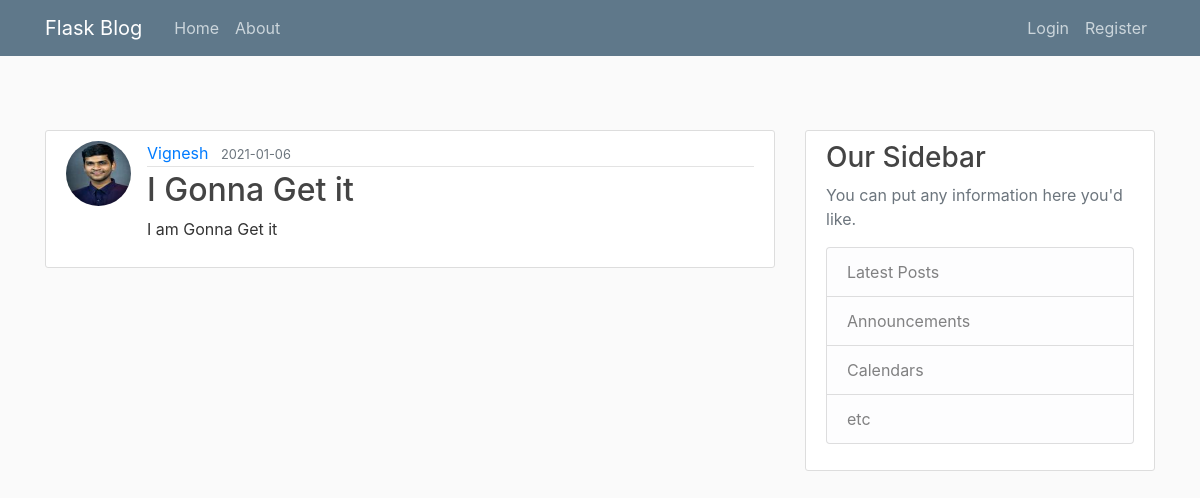
/post/6, run on the app's committed database.
### flaskblog/models.py (models this page shows, shortened)
class User(db.Model, UserMixin):
    id = db.Column(db.Integer, primary_key=True)
    username = db.Column(db.String(20), unique=True, nullable=False)
    email = db.Column(db.String(120), unique=True, nullable=False)
    image_file = db.Column(db.String(20), nullable=False, default="default.jpg")
    password = db.Column(db.String(60), nullable=False)
    posts = db.relationship("Post", backref="author", lazy=True)

class Post(db.Model):
    id = db.Column(db.Integer, primary_key=True)
    title = db.Column(db.String(100), unique=True, nullable=False)
    date_posted = db.Column(db.DateTime, nullable=False, default=datetime.utcnow)
    content = db.Column(db.Text, nullable=False)
    user_id = db.Column(db.Integer, db.ForeignKey("user.id"), nullable=False)

### flaskblog/posts/routes.py (the view)
@posts.route("/post/<int:post_id>")
def post(post_id):
    post = Post.query.get_or_404(post_id)
    return render_template("post.html", title=post.title, post=post)

### flaskblog/templates/post.html (shortened to what this page needs)
{% extends "layout.html" %}
{% block content %}
    <article class="media content-section">
        <img src="{{ url_for('static', filename='profile_pics/' + post.author.image_file) }}" alt="" class="rounded-circle article-img">
      <div class="media-body">
        <div class="article-metadata">
          <a class="mr-2" href="{{ url_for('users.user_posts', username=post.author.username) }}">{{ post.author.username }}</a>
          <small class="text-muted">{{ post.date_posted.strftime('%Y-%m-%d') }}</small>
        </div>
        <h2 class="article-title">{{ post.title }}</h2>
        <p class="article-content">{{ post.content }}</p>
      </div>
    </article>
{% endblock content %}

### flaskblog/static/main.css (style rules this page uses)
body { background: #fafafa; color: #333333; margin-top: 5rem; }
h1, h2, h3, h4, h5, h6 { color: #444444; }
.content-section { background: #ffffff; padding: 10px 20px; border: 1px solid #dddddd; border-radius: 3px; margin-bottom: 20px; }
.article-title { color: #444444; }
.article-content { white-space: pre-line; }
.article-img { height: 65px; width: 65px; margin-right: 16px; }
.article-metadata { padding-bottom: 1px; margin-bottom: 4px; border-bottom: 1px solid #e3e3e3 }

### data on the page
User: image_file (picture), author.username "Vignesh"
Post: date_posted "2021-01-06", title "I Gonna Get it", content "I am Gonna Get it"
